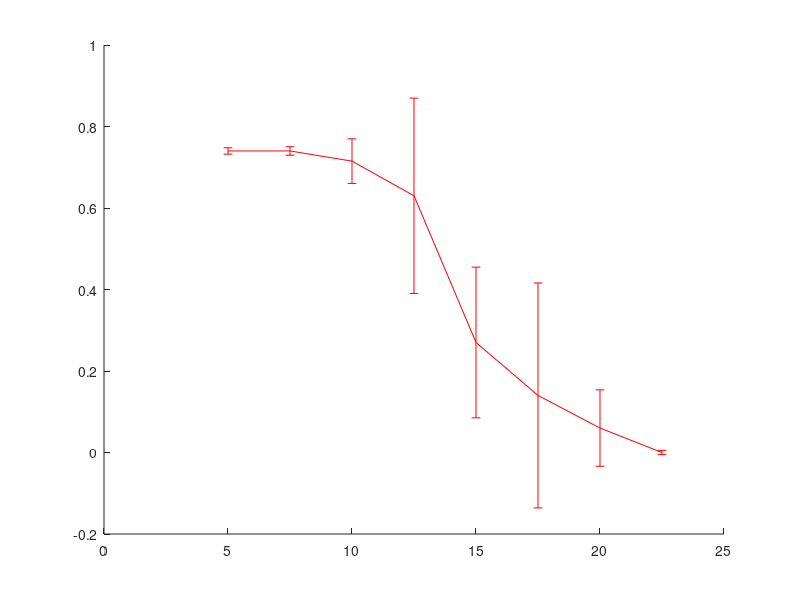

Recreate this plot in MATLAB. (Note: this script raises an error after producing the figure.)
clear all;

n = 6;%100;
smooth_radius = 20;
m = 11;
d_min = 5;
d_max = 30;
tTime = 1000;

params.improved_circ = false;
params.improved_rx = true;
params.improved_tx = false;

params.R = [0.025;30];
params.miEnv = 1.256627e-06;
params.maxCurrent = 0.06;
params.env = 'STEIN_ENV.mat';
params.endProb = 0.00175;
params.beta = 0.5;

%reference values
ref_eff = [0.74, 0.74, 0.715, 0.63, 0.27, 0.14, 0.06, 0];
ref_err = [0.0078, 0.0104, 0.0547, 0.2396, 0.1849, 0.2760, 0.0938, 0.0052];
ref_dist = [5, 7.50, 10.00, 12.5, 15.0, 17.5, 20.0, 22.5];

figure;
hold on;
errorbar(ref_dist,ref_eff,ref_err,'r');

eff = zeros(n,m);

for i=1:n
	[t_TX, BC_TX1, BC_TX2, t_RX, CC_RX, t_W, W,Ir] = simulate_STEIN(params);
	%converting time to distance
	d_TX = ((tTime-t_TX)*d_min + d_max*t_TX)/tTime;
	d_RX = ((tTime-t_RX)*d_min + d_max*t_RX)/tTime;
	%adjusting the length of the vectors 
	sCC_RX = reduceSeries(CC_RX, smooth_radius, m);
	sBC_TX1 = reduceSeries(BC_TX1, smooth_radius, m);
	sBC_TX2 = reduceSeries(BC_TX2, smooth_radius, m);
	%calculating the efficiency
	eff(i,:) = (abs(params.R(2).*sCC_RX.^2)./(abs(params.R(1).*sBC_TX1.^2)...
		+abs(params.R(1).*sBC_TX2.^2)+abs(params.R(2).*sCC_RX.^2)))';
end

number = rand;%used to differenciate the experiments

if n==1
	plot(linspace(d_min,d_max,m),eff,'b');
else
	errorbar(linspace(d_min,d_max,m),mean(eff),std(eff),'b');
end
ylim([0 inf]);
title(['Exp number ',num2str(number)]);
xlabel('Distance (mm)','FontSize',14,'FontWeight','bold')
ylabel('Efficiency','FontSize',14,'FontWeight','bold')

%calculating the normalized mean square error
mse = sqrt(sum((mean(eff)-[ref_eff,zeros(1,length(mean(eff))-length(ref_eff))]).^2))/(length(mean(eff))*mean(ref_eff));

disp(['normalized mean square error: ',num2str(mse*100),'%']);
